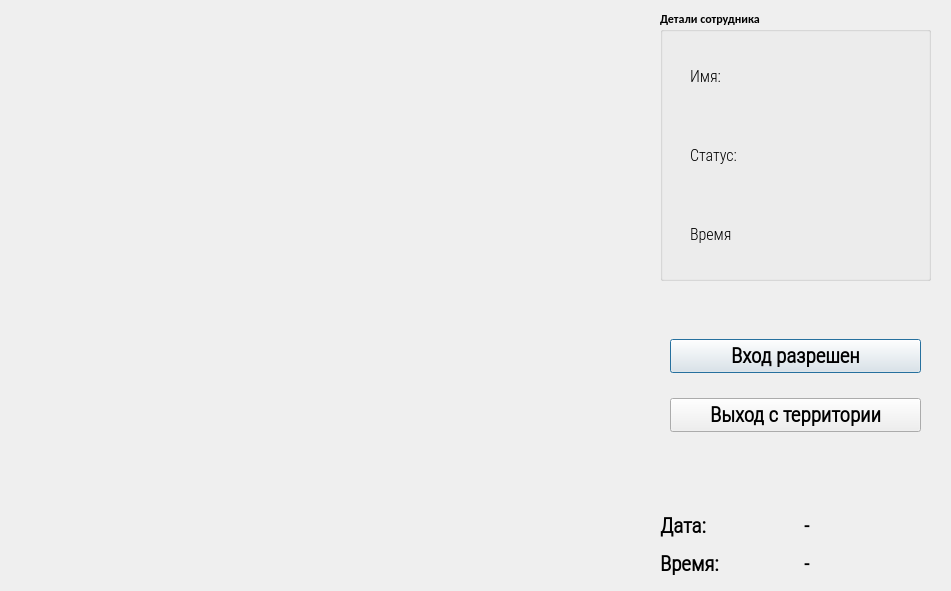
<?xml version="1.0" encoding="UTF-8"?>
<ui version="4.0">
 <class>OutputDialog</class>
 <widget class="QDialog" name="OutputDialog">
  <property name="geometry">
   <rect>
    <x>0</x>
    <y>0</y>
    <width>951</width>
    <height>591</height>
   </rect>
  </property>
  <property name="minimumSize">
   <size>
    <width>0</width>
    <height>0</height>
   </size>
  </property>
  <property name="maximumSize">
   <size>
    <width>1280</width>
    <height>720</height>
   </size>
  </property>
  <property name="font">
   <font>
    <family>Calibri</family>
    <weight>75</weight>
    <bold>true</bold>
   </font>
  </property>
  <property name="windowTitle">
   <string>Security Control System</string>
  </property>
  <property name="windowIcon">
   <iconset>
    <normaloff>lock 1.png</normaloff>lock 1.png</iconset>
  </property>
  <widget class="QLabel" name="imgLabel">
   <property name="geometry">
    <rect>
     <x>10</x>
     <y>10</y>
     <width>621</width>
     <height>361</height>
    </rect>
   </property>
   <property name="minimumSize">
    <size>
     <width>4</width>
     <height>0</height>
    </size>
   </property>
   <property name="maximumSize">
    <size>
     <width>640</width>
     <height>480</height>
    </size>
   </property>
   <property name="text">
    <string/>
   </property>
  </widget>
  <widget class="QWidget" name="gridLayoutWidget">
   <property name="geometry">
    <rect>
     <x>660</x>
     <y>510</y>
     <width>281</width>
     <height>70</height>
    </rect>
   </property>
   <layout class="QGridLayout" name="gridLayout_2">
    <item row="1" column="0">
     <widget class="QLabel" name="label_2">
      <property name="font">
       <font>
        <family>Roboto Condensed Light</family>
        <pointsize>16</pointsize>
        <weight>75</weight>
        <bold>true</bold>
       </font>
      </property>
      <property name="text">
       <string>Время:</string>
      </property>
     </widget>
    </item>
    <item row="1" column="1">
     <widget class="QLabel" name="Time_Label">
      <property name="font">
       <font>
        <family>Roboto Condensed Light</family>
        <pointsize>15</pointsize>
        <weight>75</weight>
        <bold>true</bold>
       </font>
      </property>
      <property name="text">
       <string>-</string>
      </property>
     </widget>
    </item>
    <item row="0" column="0">
     <widget class="QLabel" name="label">
      <property name="font">
       <font>
        <family>Roboto Condensed Light</family>
        <pointsize>16</pointsize>
        <weight>75</weight>
        <bold>true</bold>
       </font>
      </property>
      <property name="text">
       <string>Дата:</string>
      </property>
     </widget>
    </item>
    <item row="0" column="1">
     <widget class="QLabel" name="Date_Label">
      <property name="font">
       <font>
        <family>Roboto Condensed Light</family>
        <pointsize>15</pointsize>
        <weight>75</weight>
        <bold>true</bold>
       </font>
      </property>
      <property name="text">
       <string>-</string>
      </property>
     </widget>
    </item>
   </layout>
  </widget>
  <widget class="QGroupBox" name="groupBox">
   <property name="geometry">
    <rect>
     <x>660</x>
     <y>10</y>
     <width>271</width>
     <height>271</height>
    </rect>
   </property>
   <property name="title">
    <string>Детали сотрудника</string>
   </property>
   <widget class="QWidget" name="verticalLayoutWidget">
    <property name="geometry">
     <rect>
      <x>30</x>
      <y>30</y>
      <width>131</width>
      <height>231</height>
     </rect>
    </property>
    <layout class="QVBoxLayout" name="verticalLayout">
     <item>
      <widget class="QLabel" name="label_3">
       <property name="font">
        <font>
         <family>Roboto Condensed Light</family>
         <pointsize>12</pointsize>
         <weight>50</weight>
         <bold>false</bold>
        </font>
       </property>
       <property name="text">
        <string>Имя:</string>
       </property>
      </widget>
     </item>
     <item>
      <widget class="QLabel" name="label_4">
       <property name="font">
        <font>
         <family>Roboto Condensed Light</family>
         <pointsize>12</pointsize>
         <weight>50</weight>
         <bold>false</bold>
        </font>
       </property>
       <property name="text">
        <string>Статус:</string>
       </property>
      </widget>
     </item>
     <item>
      <widget class="QLabel" name="label_5">
       <property name="font">
        <font>
         <family>Roboto Condensed Light</family>
         <pointsize>12</pointsize>
         <weight>50</weight>
         <bold>false</bold>
        </font>
       </property>
       <property name="acceptDrops">
        <bool>false</bool>
       </property>
       <property name="text">
        <string>Время</string>
       </property>
       <property name="wordWrap">
        <bool>true</bool>
       </property>
      </widget>
     </item>
    </layout>
   </widget>
   <widget class="QWidget" name="verticalLayoutWidget_2">
    <property name="geometry">
     <rect>
      <x>120</x>
      <y>30</y>
      <width>131</width>
      <height>231</height>
     </rect>
    </property>
    <layout class="QVBoxLayout" name="verticalLayout_2">
     <item>
      <widget class="QLabel" name="NameLabel">
       <property name="font">
        <font>
         <family>Roboto Condensed Light</family>
         <pointsize>12</pointsize>
         <weight>50</weight>
         <bold>false</bold>
        </font>
       </property>
       <property name="text">
        <string/>
       </property>
      </widget>
     </item>
     <item>
      <widget class="QLabel" name="StatusLabel">
       <property name="font">
        <font>
         <family>Roboto Condensed Light</family>
         <pointsize>12</pointsize>
         <weight>50</weight>
         <bold>false</bold>
        </font>
       </property>
       <property name="text">
        <string/>
       </property>
      </widget>
     </item>
     <item>
      <layout class="QHBoxLayout" name="horizontalLayout_2">
       <item>
        <widget class="QLabel" name="HoursLabel">
         <property name="font">
          <font>
           <family>Roboto Condensed Light</family>
           <pointsize>12</pointsize>
           <weight>50</weight>
           <bold>false</bold>
          </font>
         </property>
         <property name="text">
          <string/>
         </property>
        </widget>
       </item>
       <item>
        <widget class="QLabel" name="MinLabel">
         <property name="font">
          <font>
           <family>Roboto Condensed Light</family>
           <pointsize>12</pointsize>
           <weight>50</weight>
           <bold>false</bold>
          </font>
         </property>
         <property name="text">
          <string/>
         </property>
        </widget>
       </item>
      </layout>
     </item>
    </layout>
   </widget>
  </widget>
  <widget class="QWidget" name="verticalLayoutWidget_3">
   <property name="geometry">
    <rect>
     <x>670</x>
     <y>320</y>
     <width>251</width>
     <height>131</height>
    </rect>
   </property>
   <layout class="QVBoxLayout" name="verticalLayout_3">
    <item>
     <widget class="QPushButton" name="ClockInButton">
      <property name="maximumSize">
       <size>
        <width>1000</width>
        <height>16777215</height>
       </size>
      </property>
      <property name="font">
       <font>
        <family>Roboto Condensed Light</family>
        <pointsize>16</pointsize>
        <weight>75</weight>
        <bold>true</bold>
       </font>
      </property>
      <property name="text">
       <string>Вход разрешен</string>
      </property>
      <property name="checkable">
       <bool>true</bool>
      </property>
     </widget>
    </item>
    <item>
     <widget class="QPushButton" name="ClockOutButton">
      <property name="maximumSize">
       <size>
        <width>1000</width>
        <height>16777215</height>
       </size>
      </property>
      <property name="font">
       <font>
        <family>Roboto Condensed Light</family>
        <pointsize>16</pointsize>
        <weight>75</weight>
        <bold>true</bold>
       </font>
      </property>
      <property name="layoutDirection">
       <enum>Qt::LeftToRight</enum>
      </property>
      <property name="text">
       <string>Выход с территории</string>
      </property>
      <property name="checkable">
       <bool>true</bool>
      </property>
     </widget>
    </item>
   </layout>
  </widget>
 </widget>
 <resources>
  <include location="../resource.qrc"/>
 </resources>
 <connections/>
</ui>
